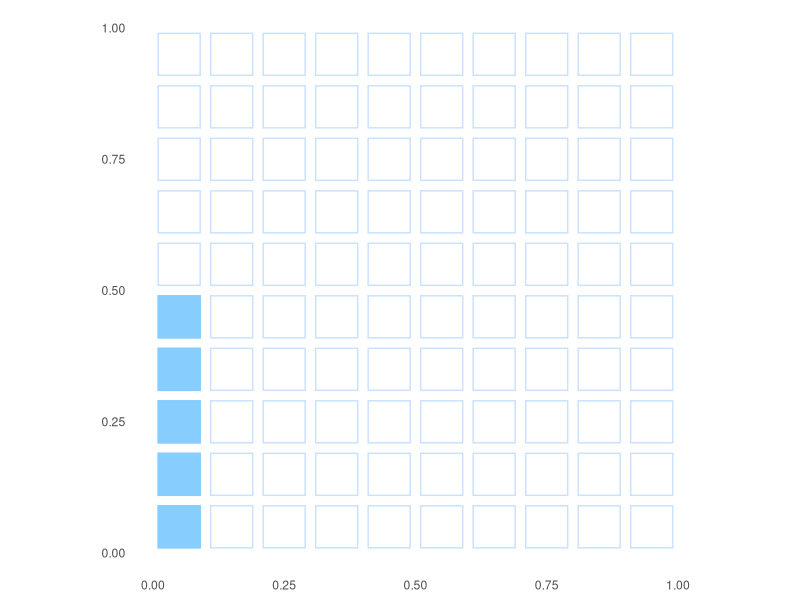

Reproduce this figure in R.
## ---- chunk 1
knitr::opts_chunk$set(
  collapse = TRUE,
  comment = "#>"
)

library(magrittr)
library(tidyverse)
## ---- chunk 2
theme_set(theme_minimal() +
    theme(
      panel.grid = element_blank()
    )
  )
## ---- chunk 3
N = 100
width = sqrt(N)
height = sqrt(N)
margin = 0.01

x = seq(0, 1, length.out = width + 1)
y = seq(0, 1, length.out = height + 1)

plan = data.frame(
  xleft = x[-length(x)] + margin,
  xright = x[-1] - margin
)

df <- plan %>%
  group_by(xleft, xright) %>%
  do(
    data.frame(
      ybottom = y[-length(y)] + margin,
      ytop = y[-1] - margin
    )) %>%
  ungroup()

## ---- chunk 4
df %>%
  ggplot(aes(xmin = xleft, xmax = xright, ymin = ybottom, ymax = ytop)) +
  geom_rect(color = "lightsteelblue1", fill = NA, size = 0.5) +
  geom_rect(color = "skyblue1", fill = "skyblue1", data = slice(df,1:5)) +
  coord_fixed()
